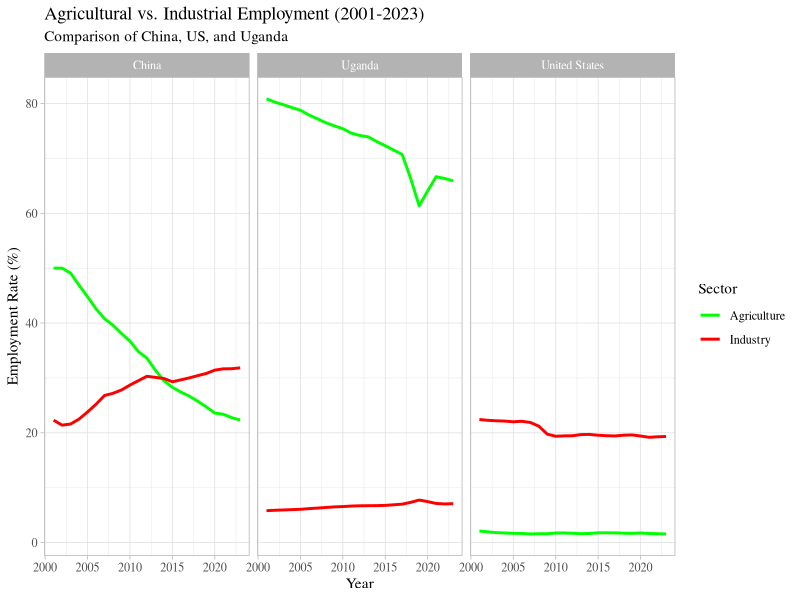
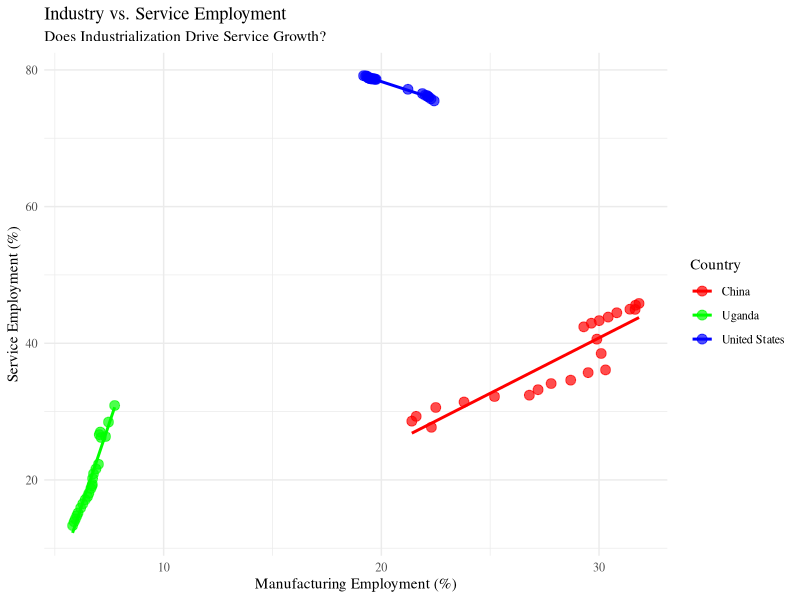
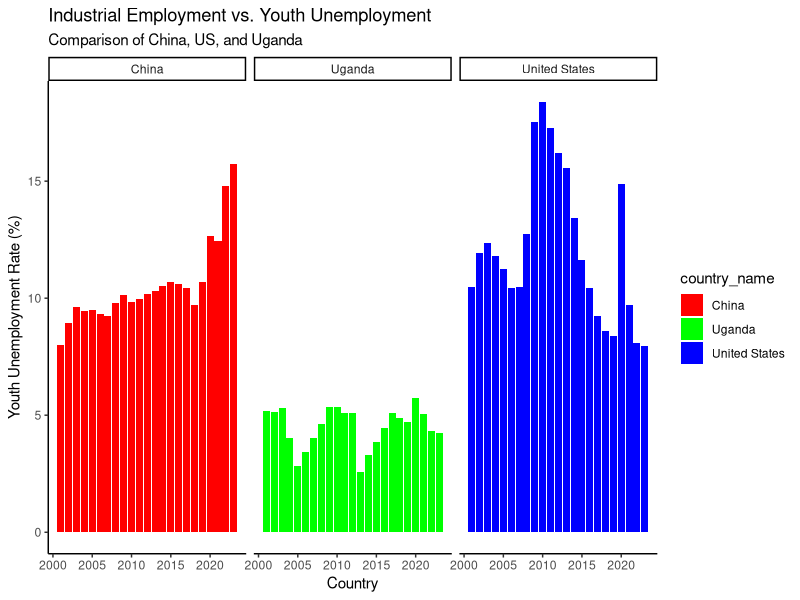
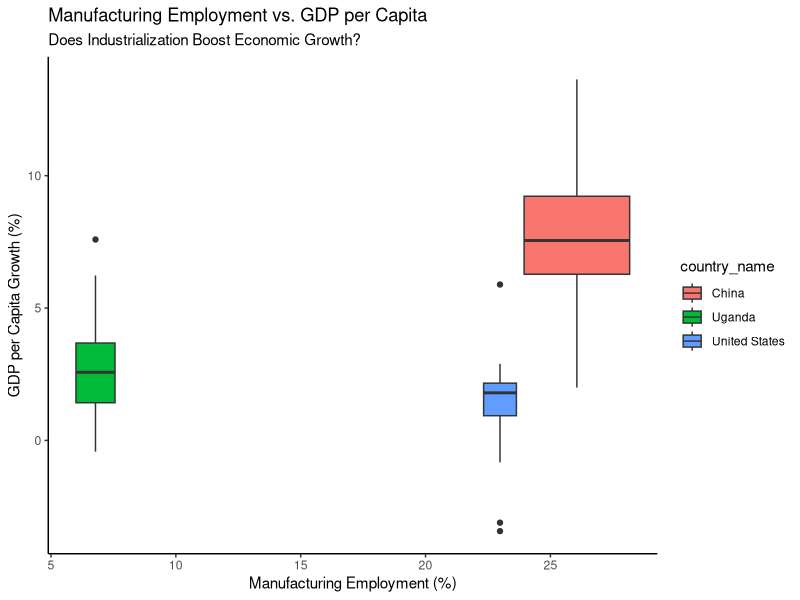

Source code (R) for these figures, in order:
## ---- chunk 1
# install.packages(c("readxl", "writexl")

library(readxl)
library(writexl)
library(tidyverse)

## ---- chunk 2
data_available_clean <- read_excel("data/available_data.xlsx")

## ---- chunk 3

ggplot(data_available_clean, aes(x = year)) +
  geom_line(aes(y = empl_agri, color = "Agriculture"), size = 1) +
  geom_line(aes(y = empl_industry, color = "Industry"), size = 1) +
  facet_wrap(~ country_name) +
  scale_color_manual(values = c("Agriculture" = "green", "Industry" = "red")) +
  labs(
    title = "Agricultural vs. Industrial Employment (2001-2023)",
    subtitle = "Comparison of China, US, and Uganda",
    x = "Year", 
    y = "Employment Rate (%)", 
    color = "Sector"
       ) +
  theme_light() +
    theme(
    text = element_text(family = "serif")
  )

## ---- chunk 4
ggplot(data_available_clean, aes(x = empl_industry, y = empl_services, color = country_name)) +
  geom_point(size = 3, alpha = 0.7) +
  geom_smooth(method = "lm", se = FALSE) +
  scale_color_manual(values = c("China" = "red", "United States" = "blue", "Uganda" = "green")) +
  labs(
    title = "Industry vs. Service Employment",
    subtitle = "Does Industrialization Drive Service Growth?",
    x = "Manufacturing Employment (%)",
    y = "Service Employment (%)",
    color = "Country"
    ) +
  theme_minimal() +
    theme(
    text = element_text(family = "serif"),
  )


## ---- chunk 5
ggplot(data_available_clean, aes(x = year, y = unemp_youth_total_milo, fill = country_name)) +
  geom_col() +
  scale_fill_manual(values = c("China" = "red", "United States" = "blue", "Uganda" = "green")) +
  labs(title = "Industrial Employment vs. Youth Unemployment",
       subtitle = "Comparison of China, US, and Uganda",
       x = "Country", 
       y = "Youth Unemployment Rate (%)") +
  theme_classic() +
  facet_wrap(~ country_name)


## ---- chunk 6

ggplot(data_available_clean, aes(x = empl_industry, y = gdp_percap_growth, fill = country_name)) +
  geom_boxplot() +
  # geom_smooth(method = "lm", se = FALSE) +
  scale_color_manual(values = c("China" = "red", "United States" = "blue", "Uganda" = "green")) +
  labs(title = "Manufacturing Employment vs. GDP per Capita",
       subtitle = "Does Industrialization Boost Economic Growth?",
       x = "Manufacturing Employment (%)",
       y = "GDP per Capita Growth (%)",
       color = "Country", shape = "Country") +
  theme_classic() 

## ---- chunk 7
# Read Original File and Assign it to "data" 

data <- read_excel("data/0_OriginData_World_Development_Indicators.xlsx")

# Pivot longer to convert year columns into a "Year" column

data_long <- data |>
  pivot_longer(
    cols = starts_with("20"), 
    # Select all year columns (2001-2023)
    names_to = "Year",          
    # Move column names to "Year"
    values_to = "Value"
    # Store data values in "Value"
    )        

# Drop NAs contained by these cols

data_long <- data_long |>
  drop_na(`Country Name`, `Country Code`, `Series Code`, `Series Name`)

# Convert Year column to numeric

data_long$Year <- as.numeric(str_extract(data_long$Year, "\\d+"))

# Pivot wider to make Series Name values into separate columns

data_clean <- data_long |>
  select(-"Series Code") |>
  # delete the "Series Code" column
  pivot_wider(names_from = "Series Name", 
              values_from = "Value")

## ---- chunk 8
# Save the data as an Excel file

# write_xlsx(data_clean, "data/1_world_bank_data_clean.xlsx")

## ---- chunk 9
#| code-fold: show

# Define short names for selected variables
data_available <- data_clean %>%
  select(
    country_name                = `Country Name`,
    country_code                = `Country Code`,
    year                        = `Year`,
    changes_inventories         = `Changes in inventories (constant LCU)`,
    cfw_female                  = `Contributing family workers, female (% of female employment) (modeled ILO estimate)`,
    cfw_male                    = `Contributing family workers, male (% of male employment) (modeled ILO estimate)`,
    cfw_total                   = `Contributing family workers, total (% of total employment) (modeled ILO estimate)`,
    employers_female            = `Employers, female (% of female employment) (modeled ILO estimate)`,
    employers_male              = `Employers, male (% of male employment) (modeled ILO estimate)`,
    employers_total             = `Employers, total (% of total employment) (modeled ILO estimate)`,
    empl_agri                 = `Employment in agriculture (% of total employment) (modeled ILO estimate)`,
    empl_agri_female          = `Employment in agriculture, female (% of female employment) (modeled ILO estimate)`,
    empl_agri_male            = `Employment in agriculture, male (% of male employment) (modeled ILO estimate)`,
    empl_industry             = `Employment in industry (% of total employment) (modeled ILO estimate)`,
    empl_industry_female      = `Employment in industry, female (% of female employment) (modeled ILO estimate)`,
    empl_industry_male        = `Employment in industry, male (% of male employment) (modeled ILO estimate)`,
    empl_services             = `Employment in services (% of total employment) (modeled ILO estimate)`,
    empl_services_female      = `Employment in services, female (% of female employment) (modeled ILO estimate)`,
    empl_services_male        = `Employment in services, male (% of male employment) (modeled ILO estimate)`,
    emp_pop_15plus_female_milo  = `Employment to population ratio, 15+, female (%) (modeled ILO estimate)`,
    emp_pop_15plus_female_nat   = `Employment to population ratio, 15+, female (%) (national estimate)`,
    emp_pop_15plus_male_milo    = `Employment to population ratio, 15+, male (%) (modeled ILO estimate)`,
    emp_pop_15plus_male_nat     = `Employment to population ratio, 15+, male (%) (national estimate)`,
    emp_pop_15plus_total_milo   = `Employment to population ratio, 15+, total (%) (modeled ILO estimate)`,
    emp_pop_15plus_total_nat    = `Employment to population ratio, 15+, total (%) (national estimate)`,
    emp_pop_15_24_female_milo   = `Employment to population ratio, ages 15-24, female (%) (modeled ILO estimate)`,
    emp_pop_15_24_female_nat    = `Employment to population ratio, ages 15-24, female (%) (national estimate)`,
    emp_pop_15_24_male_milo     = `Employment to population ratio, ages 15-24, male (%) (modeled ILO estimate)`,
    emp_pop_15_24_male_nat      = `Employment to population ratio, ages 15-24, male (%) (national estimate)`,
    emp_pop_15_24_total_milo    = `Employment to population ratio, ages 15-24, total (%) (modeled ILO estimate)`,
    emp_pop_15_24_total_nat     = `Employment to population ratio, ages 15-24, total (%) (national estimate)`,
    exports_growth              = `Exports of goods and services (annual % growth)`,
    exports_const               = `Exports of goods and services (constant LCU)`,
    final_cons_growth           = `Final consumption expenditure (annual % growth)`,
    final_cons_const            = `Final consumption expenditure (constant LCU)`,
    gdp_const                   = `GDP (constant LCU)`,
    gdp_growth                  = `GDP growth (annual %)`,
    gdp_percap_const            = `GDP per capita (constant LCU)`,
    gdp_percap_growth           = `GDP per capita growth (annual %)`,
    gdp_per_person_employed     = `GDP per person employed (constant 2021 PPP $)`,
    gov_final_cons_growth       = `General government final consumption expenditure (annual % growth)`,
    gov_final_cons_const        = `General government final consumption expenditure (constant LCU)`,
    gni_const                   = `GNI (constant LCU)`,
    gni_growth                  = `GNI growth (annual %)`,
    gni_percap_const            = `GNI per capita (constant LCU)`,
    gni_percap_growth           = `GNI per capita growth (annual %)`,
    gov_exp_edu_pct_gdp         = `Government expenditure on education, total (% of GDP)`,
    gov_exp_edu_pct_gov         = `Government expenditure on education, total (% of government expenditure)`,
    gross_capital_growth        = `Gross capital formation (annual % growth)`,
    gross_capital_const         = `Gross capital formation (constant LCU)`,
    gross_fixed_capital_growth  = `Gross fixed capital formation (annual % growth)`,
    gross_fixed_capital_const   = `Gross fixed capital formation (constant LCU)`,
    gross_national_expenditure  = `Gross national expenditure (constant LCU)`,
    households_cons_growth      = `Households and NPISHs Final consumption expenditure (annual % growth)`,
    households_cons_const       = `Households and NPISHs Final consumption expenditure (constant LCU)`,
    households_cons_percap_growth = `Households and NPISHs Final consumption expenditure per capita growth (annual %)`,
    imports_growth              = `Imports of goods and services (annual % growth)`,
    imports_const               = `Imports of goods and services (constant LCU)`,
    lfpr_15_24_female_milo      = `Labor force participation rate for ages 15-24, female (%) (modeled ILO estimate)`,
    lfpr_15_24_female_nat       = `Labor force participation rate for ages 15-24, female (%) (national estimate)`,
    lfpr_15_24_male_milo        = `Labor force participation rate for ages 15-24, male (%) (modeled ILO estimate)`,
    lfpr_15_24_male_nat         = `Labor force participation rate for ages 15-24, male (%) (national estimate)`,
    lfpr_15_24_total_milo       = `Labor force participation rate for ages 15-24, total (%) (modeled ILO estimate)`,
    lfpr_15_24_total_nat        = `Labor force participation rate for ages 15-24, total (%) (national estimate)`,
    lfpr_female_15plus_milo      = `Labor force participation rate, female (% of female population ages 15+) (modeled ILO estimate)`,
    lfpr_female_15plus_nat       = `Labor force participation rate, female (% of female population ages 15+) (national estimate)`,
    lfpr_female_15_64_milo       = `Labor force participation rate, female (% of female population ages 15-64) (modeled ILO estimate)`,
    lfpr_male_15plus_milo        = `Labor force participation rate, male (% of male population ages 15+) (modeled ILO estimate)`,
    lfpr_male_15plus_nat         = `Labor force participation rate, male (% of male population ages 15+) (national estimate)`,
    lfpr_male_15_64_milo         = `Labor force participation rate, male (% of male population ages 15-64) (modeled ILO estimate)`,
    lfpr_total_15plus_milo       = `Labor force participation rate, total (% of total population ages 15+) (modeled ILO estimate)`,
    lfpr_total_15plus_nat        = `Labor force participation rate, total (% of total population ages 15+) (national estimate)`,
    lfpr_total_15_64_milo        = `Labor force participation rate, total (% of total population ages 15-64) (modeled ILO estimate)`,
    lf_adv_edu_total            = `Labor force with advanced education (% of total working-age population with advanced education)`,
    lf_adv_edu_female           = `Labor force with advanced education, female (% of female working-age population with advanced education)`,
    lf_adv_edu_male             = `Labor force with advanced education, male (% of male working-age population with advanced education)`,
    lf_basic_edu_total          = `Labor force with basic education (% of total working-age population with basic education)`,
    lf_basic_edu_female         = `Labor force with basic education, female (% of female working-age population with basic education)`,
    lf_basic_edu_male           = `Labor force with basic education, male (% of male working-age population with basic education)`,
    lf_intermediate_edu_total   = `Labor force with intermediate education (% of total working-age population with intermediate education)`,
    lf_intermediate_edu_female  = `Labor force with intermediate education, female (% of female working-age population with intermediate education)`,
    lf_intermediate_edu_male    = `Labor force with intermediate education, male (% of male working-age population with intermediate education)`,
    labor_female_pct            = `Labor force, female (% of total labor force)`,
    labor_total                 = `Labor force, total`,
    part_time_female            = `Part time employment, female (% of total female employment)`,
    part_time_male              = `Part time employment, male (% of total male employment)`,
    part_time_total             = `Part time employment, total (% of total employment)`,
    ratio_lfpr_female_male_milo = `Ratio of female to male labor force participation rate (%) (modeled ILO estimate)`,
    ratio_lfpr_female_male_nat  = `Ratio of female to male labor force participation rate (%) (national estimate)`,
    self_employed_female        = `Self-employed, female (% of female employment) (modeled ILO estimate)`,
    self_employed_male          = `Self-employed, male (% of male employment) (modeled ILO estimate)`,
    self_employed_total         = `Self-employed, total (% of total employment) (modeled ILO estimate)`,
    youth_not_in_edu_female     = `Share of youth not in education, employment or training, female (% of female youth population)`,
    youth_not_in_edu_male       = `Share of youth not in education, employment or training, male (% of male youth population)`,
    youth_not_in_edu_total      = `Share of youth not in education, employment or training, total (% of youth population)`,
    unemp_adv_edu_total         = `Unemployment with advanced education (% of total labor force with advanced education)`,
    unemp_adv_edu_female        = `Unemployment with advanced education, female (% of female labor force with advanced education)`,
    unemp_adv_edu_male          = `Unemployment with advanced education, male (% of male labor force with advanced education)`,
    unemp_basic_edu_total       = `Unemployment with basic education (% of total labor force with basic education)`,
    unemp_basic_edu_female      = `Unemployment with basic education, female (% of female labor force with basic education)`,
    unemp_basic_edu_male        = `Unemployment with basic education, male (% of male labor force with basic education)`,
    unemp_inter_edu_total       = `Unemployment with intermediate education (% of total labor force with intermediate education)`,
    unemp_inter_edu_female      = `Unemployment with intermediate education, female (% of female labor force with intermediate education)`,
    unemp_inter_edu_male        = `Unemployment with intermediate education, male (% of male labor force with intermediate education)`,
    unemp_female_milo           = `Unemployment, female (% of female labor force) (modeled ILO estimate)`,
    unemp_female_nat            = `Unemployment, female (% of female labor force) (national estimate)`,
    unemp_male_milo             = `Unemployment, male (% of male labor force) (modeled ILO estimate)`,
    unemp_male_nat              = `Unemployment, male (% of male labor force) (national estimate)`,
    unemp_total_milo            = `Unemployment, total (% of total labor force) (modeled ILO estimate)`,
    unemp_total_nat             = `Unemployment, total (% of total labor force) (national estimate)`,
    unemp_youth_female_milo     = `Unemployment, youth female (% of female labor force ages 15-24) (modeled ILO estimate)`,
    unemp_youth_female_nat      = `Unemployment, youth female (% of female labor force ages 15-24) (national estimate)`,
    unemp_youth_male_milo       = `Unemployment, youth male (% of male labor force ages 15-24) (modeled ILO estimate)`,
    unemp_youth_male_nat        = `Unemployment, youth male (% of male labor force ages 15-24) (national estimate)`,
    unemp_youth_total_milo      = `Unemployment, youth total (% of total labor force ages 15-24) (modeled ILO estimate)`,
    unemp_youth_total_nat       = `Unemployment, youth total (% of total labor force ages 15-24) (national estimate)`,
    vulnerable_emp_female       = `Vulnerable employment, female (% of female employment) (modeled ILO estimate)`,
    vulnerable_emp_male         = `Vulnerable employment, male (% of male employment) (modeled ILO estimate)`,
    vulnerable_emp_total        = `Vulnerable employment, total (% of total employment) (modeled ILO estimate)`,
    wage_workers_female         = `Wage and salaried workers, female (% of female employment) (modeled ILO estimate)`,
    wage_workers_male           = `Wage and salaried workers, male (% of male employment) (modeled ILO estimate)`,
    wage_workers_total          = `Wage and salaried workers, total (% of total employment) (modeled ILO estimate)`
  )

## ---- chunk 10
# Mutate the chr into numeric

data_available_clean <- data_available |> 
  mutate(across(-c(country_name, country_code, year), as.numeric))
  # cut out the first three columns and transfer the rest


# Save final data set as Excel file to analyze

# write_xlsx(data_available_clean, "data/available_data.xlsx")


## ---- chunk 11
#| code-fold: show

codebook <- tribble(
  ~new_variable,                    ~original_variable,                                                    
  "country_name",                   "Country Name",
  "country_code",                   "Country Code",
  "year",                           "Year",
  "changes_inventories",            "Changes in inventories (constant LCU)",
  "cfw_female",                     "Contributing family workers, female (% of female employment) (modeled ILO estimate)",
  "cfw_male",                       "Contributing family workers, male (% of male employment) (modeled ILO estimate)",
  "cfw_total",                      "Contributing family workers, total (% of total employment) (modeled ILO estimate)",
  "employers_female",               "Employers, female (% of female employment) (modeled ILO estimate)",
  "employers_male",                 "Employers, male (% of male employment) (modeled ILO estimate)",
  "employers_total",                "Employers, total (% of total employment) (modeled ILO estimate)",
  "empl_agri",                      "Employment in agriculture (% of total employment) (modeled ILO estimate)",
  "empl_agri_female",               "Employment in agriculture, female (% of female employment) (modeled ILO estimate)",
  "empl_agri_male",                 "Employment in agriculture, male (% of male employment) (modeled ILO estimate)",
  "empl_industry",                  "Employment in industry (% of total employment) (modeled ILO estimate)",
  "empl_industry_female",           "Employment in industry, female (% of female employment) (modeled ILO estimate)",
  "empl_industry_male",             "Employment in industry, male (% of male employment) (modeled ILO estimate)",
  "empl_services",                  "Employment in services (% of total employment) (modeled ILO estimate)",
  "empl_services_female",           "Employment in services, female (% of female employment) (modeled ILO estimate)",
  "empl_services_male",             "Employment in services, male (% of male employment) (modeled ILO estimate)",
  "emp_pop_15plus_female_milo",     "Employment to population ratio, 15+, female (%) (modeled ILO estimate)",
  "emp_pop_15plus_female_nat",      "Employment to population ratio, 15+, female (%) (national estimate)",
  "emp_pop_15plus_male_milo",       "Employment to population ratio, 15+, male (%) (modeled ILO estimate)",
  "emp_pop_15plus_male_nat",        "Employment to population ratio, 15+, male (%) (national estimate)",
  "emp_pop_15plus_total_milo",      "Employment to population ratio, 15+, total (%) (modeled ILO estimate)",
  "emp_pop_15plus_total_nat",       "Employment to population ratio, 15+, total (%) (national estimate)",
  "emp_pop_15_24_female_milo",      "Employment to population ratio, ages 15-24, female (%) (modeled ILO estimate)",
  "emp_pop_15_24_female_nat",       "Employment to population ratio, ages 15-24, female (%) (national estimate)",
  "emp_pop_15_24_male_milo",        "Employment to population ratio, ages 15-24, male (%) (modeled ILO estimate)",
  "emp_pop_15_24_male_nat",         "Employment to population ratio, ages 15-24, male (%) (national estimate)",
  "emp_pop_15_24_total_milo",       "Employment to population ratio, ages 15-24, total (%) (modeled ILO estimate)",
  "emp_pop_15_24_total_nat",        "Employment to population ratio, ages 15-24, total (%) (national estimate)",
  "exports_growth",                 "Exports of goods and services (annual % growth)",
  "exports_const",                  "Exports of goods and services (constant LCU)",
  "final_cons_growth",              "Final consumption expenditure (annual % growth)",
  "final_cons_const",               "Final consumption expenditure (constant LCU)",
  "gdp_const",                      "GDP (constant LCU)",
  "gdp_growth",                     "GDP growth (annual %)",
  "gdp_percap_const",               "GDP per capita (constant LCU)",
  "gdp_percap_growth",              "GDP per capita growth (annual %)",
  "gdp_per_person_employed",        "GDP per person employed (constant 2021 PPP $)",
  "gov_final_cons_growth",          "General government final consumption expenditure (annual % growth)",
  "gov_final_cons_const",           "General government final consumption expenditure (constant LCU)",
  "gni_const",                      "GNI (constant LCU)",
  "gni_growth",                     "GNI growth (annual %)",
  "gni_percap_const",               "GNI per capita (constant LCU)",
  "gni_percap_growth",              "GNI per capita growth (annual %)",
  "gov_exp_edu_pct_gdp",            "Government expenditure on education, total (% of GDP)",
  "gov_exp_edu_pct_gov",            "Government expenditure on education, total (% of government expenditure)",
  "gross_capital_growth",           "Gross capital formation (annual % growth)",
  "gross_capital_const",            "Gross capital formation (constant LCU)",
  "gross_fixed_capital_growth",     "Gross fixed capital formation (annual % growth)",
  "gross_fixed_capital_const",      "Gross fixed capital formation (constant LCU)",
  "gross_national_expenditure",     "Gross national expenditure (constant LCU)",
  "households_cons_growth",         "Households and NPISHs Final consumption expenditure (annual % growth)",
  "households_cons_const",          "Households and NPISHs Final consumption expenditure (constant LCU)",
  "households_cons_percap_growth",  "Households and NPISHs Final consumption expenditure per capita growth (annual %)",
  "imports_growth",                 "Imports of goods and services (annual % growth)",
  "imports_const",                  "Imports of goods and services (constant LCU)",
  "lfpr_15_24_female_milo",         "Labor force participation rate for ages 15-24, female (%) (modeled ILO estimate)",
  "lfpr_15_24_female_nat",          "Labor force participation rate for ages 15-24, female (%) (national estimate)",
  "lfpr_15_24_male_milo",           "Labor force participation rate for ages 15-24, male (%) (modeled ILO estimate)",
  "lfpr_15_24_male_nat",            "Labor force participation rate for ages 15-24, male (%) (national estimate)",
  "lfpr_15_24_total_milo",          "Labor force participation rate for ages 15-24, total (%) (modeled ILO estimate)",
  "lfpr_15_24_total_nat",           "Labor force participation rate for ages 15-24, total (%) (national estimate)",
  "lfpr_female_15plus_milo",        "Labor force participation rate, female (% of female population ages 15+) (modeled ILO estimate)",
  "lfpr_female_15plus_nat",         "Labor force participation rate, female (% of female population ages 15+) (national estimate)",
  "lfpr_female_15_64_milo",         "Labor force participation rate, female (% of female population ages 15-64) (modeled ILO estimate)",
  "lfpr_male_15plus_milo",          "Labor force participation rate, male (% of male population ages 15+) (modeled ILO estimate)",
  "lfpr_male_15plus_nat",           "Labor force participation rate, male (% of male population ages 15+) (national estimate)",
  "lfpr_male_15_64_milo",           "Labor force participation rate, male (% of male population ages 15-64) (modeled ILO estimate)",
  "lfpr_total_15plus_milo",         "Labor force participation rate, total (% of total population ages 15+) (modeled ILO estimate)",
  "lfpr_total_15plus_nat",          "Labor force participation rate, total (% of total population ages 15+) (national estimate)",
  "lfpr_total_15_64_milo",          "Labor force participation rate, total (% of total population ages 15-64) (modeled ILO estimate)",
  "lf_adv_edu_total",               "Labor force with advanced education (% of total working-age population with advanced education)",
  "lf_adv_edu_female",              "Labor force with advanced education, female (% of female working-age population with advanced education)",
  "lf_adv_edu_male",                "Labor force with advanced education, male (% of male working-age population with advanced education)",
  "lf_basic_edu_total",             "Labor force with basic education (% of total working-age population with basic education)",
  "lf_basic_edu_female",            "Labor force with basic education, female (% of female working-age population with basic education)",
  "lf_basic_edu_male",              "Labor force with basic education, male (% of male working-age population with basic education)",
  "lf_intermediate_edu_total",      "Labor force with intermediate education (% of total working-age population with intermediate education)",
  "lf_intermediate_edu_female",     "Labor force with intermediate education, female (% of female working-age population with intermediate education)",
  "lf_intermediate_edu_male",       "Labor force with intermediate education, male (% of male working-age population with intermediate education)",
  "labor_female_pct",               "Labor force, female (% of total labor force)",
  "labor_total",                    "Labor force, total",
  "part_time_female",               "Part time employment, female (% of total female employment)",
  "part_time_male",                 "Part time employment, male (% of total male employment)",
  "part_time_total",                "Part time employment, total (% of total employment)",
  "ratio_lfpr_female_male_milo",     "Ratio of female to male labor force participation rate (%) (modeled ILO estimate)",
  "ratio_lfpr_female_male_nat",      "Ratio of female to male labor force participation rate (%) (national estimate)",
  "self_employed_female",           "Self-employed, female (% of female employment) (modeled ILO estimate)",
  "self_employed_male",             "Self-employed, male (% of male employment) (modeled ILO estimate)",
  "self_employed_total",            "Self-employed, total (% of total employment) (modeled ILO estimate)",
  "youth_not_in_edu_female",        "Share of youth not in education, employment or training, female (% of female youth population)",
  "youth_not_in_edu_male",          "Share of youth not in education, employment or training, male (% of male youth population)",
  "youth_not_in_edu_total",         "Share of youth not in education, employment or training, total (% of youth population)",
  "unemp_adv_edu_total",            "Unemployment with advanced education (% of total labor force with advanced education)",
  "unemp_adv_edu_female",           "Unemployment with advanced education, female (% of female labor force with advanced education)",
  "unemp_adv_edu_male",             "Unemployment with advanced education, male (% of male labor force with advanced education)",
  "unemp_basic_edu_total",          "Unemployment with basic education (% of total labor force with basic education)",
  "unemp_basic_edu_female",         "Unemployment with basic education, female (% of female labor force with basic education)",
  "unemp_basic_edu_male",           "Unemployment with basic education, male (% of male labor force with basic education)",
  "unemp_inter_edu_total",          "Unemployment with intermediate education (% of total labor force with intermediate education)",
  "unemp_inter_edu_female",         "Unemployment with intermediate education, female (% of female labor force with intermediate education)",
  "unemp_inter_edu_male",           "Unemployment with intermediate education, male (% of male labor force with intermediate education)",
  "unemp_female_milo",              "Unemployment, female (% of female labor force) (modeled ILO estimate)",
  "unemp_female_nat",               "Unemployment, female (% of female labor force) (national estimate)",
  "unemp_male_milo",                "Unemployment, male (% of male labor force) (modeled ILO estimate)",
  "unemp_male_nat",                 "Unemployment, male (% of male labor force) (national estimate)",
  "unemp_total_milo",               "Unemployment, total (% of total labor force) (modeled ILO estimate)",
  "unemp_total_nat",                "Unemployment, total (% of total labor force) (national estimate)",
  "unemp_youth_female_milo",        "Unemployment, youth female (% of female labor force ages 15-24) (modeled ILO estimate)",
  "unemp_youth_female_nat",         "Unemployment, youth female (% of female labor force ages 15-24) (national estimate)",
  "unemp_youth_male_milo",          "Unemployment, youth male (% of male labor force ages 15-24) (modeled ILO estimate)",
  "unemp_youth_male_nat",           "Unemployment, youth male (% of male labor force ages 15-24) (national estimate)",
  "unemp_youth_total_milo",         "Unemployment, youth total (% of total labor force ages 15-24) (modeled ILO estimate)",
  "unemp_youth_total_nat",          "Unemployment, youth total (% of total labor force ages 15-24) (national estimate)",
  "vulnerable_emp_female",          "Vulnerable employment, female (% of female employment) (modeled ILO estimate)",
  "vulnerable_emp_male",            "Vulnerable employment, male (% of male employment) (modeled ILO estimate)",
  "vulnerable_emp_total",           "Vulnerable employment, total (% of total employment) (modeled ILO estimate)",
  "wage_workers_female",            "Wage and salaried workers, female (% of female employment) (modeled ILO estimate)",
  "wage_workers_male",              "Wage and salaried workers, male (% of male employment) (modeled ILO estimate)",
  "wage_workers_total",             "Wage and salaried workers, total (% of total employment) (modeled ILO estimate)",
)


# Write the updated codebook to an Excel file

# write_xlsx(codebook, "data/3_codebook_availabledata.xlsx")

